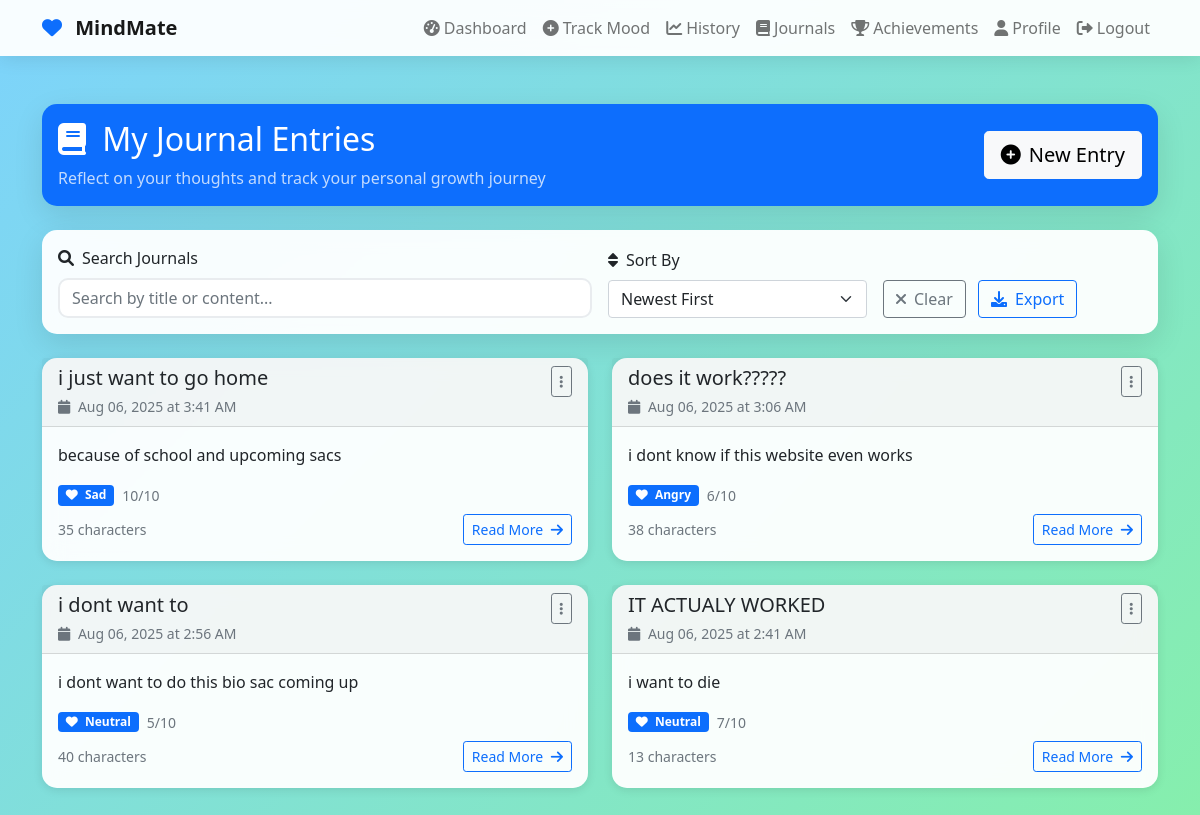
/journals/ (signed in), run on the app's committed database.
### mood_tracker/models.py (models this page shows, shortened)
class Journal(models.Model):
    id = models.UUIDField(primary_key=True, default=uuid.uuid4, editable=False)
    user = models.ForeignKey(User, on_delete=models.CASCADE, related_name='journals')
    mood_entry = models.OneToOneField(MoodEntry, on_delete=models.CASCADE, related_name='journal', null=True, blank=True)
    title = models.CharField(max_length=200, blank=True, null=True)
    content = models.TextField()
    created_at = models.DateTimeField(auto_now_add=True)
    updated_at = models.DateTimeField(auto_now=True)
    class Meta:
        ordering = ['-created_at']

class MoodEntry(models.Model):
    MOOD_CHOICES = [
        ('very_happy', 'Very Happy'),
        ('happy', 'Happy'),
        ('excited', 'Excited'),
        ('calm', 'Calm'),
        ('content', 'Content'),
        ('neutral', 'Neutral'),
        ('tired', 'Tired'),
        ('sad', 'Sad'),
        ('angry', 'Angry'),
        ('anxious', 'Anxious'),
        ('stressed', 'Stressed'),
    ]
    id = models.UUIDField(primary_key=True, default=uuid.uuid4, editable=False)
    user = models.ForeignKey(User, on_delete=models.CASCADE, related_name='mood_entries')
    date = models.DateField(default=timezone.now)
    time = models.TimeField(default=timezone.now)
    mood = models.CharField(max_length=20, choices=MOOD_CHOICES)
    intensity = models.IntegerField(default=5)  # Scale of 1-10
    notes = models.TextField(blank=True, null=True)
    class Meta:
        ordering = ['-date', '-time']
        verbose_name_plural = 'Mood Entries'

### mood_tracker/views.py (the view)
# urls.py: path('journals/', views.journal_list, name='journal_list'),
def journal_list(request):
    if not check_authenticated(request):
        return redirect('login')
    user = get_current_user(request)
    if not user:
        return redirect('logout')
    journals = Journal.objects.filter(user=user).order_by('-created_at')
    return render(request, 'mood_tracker/journal_list.html', {'journals': journals})

### mindmate/context_processors.py (called while the page is built)
def firebase_context(request):
    return {
        'firebase_config': firebase_config
    }

### mood_tracker/views.py (called while the page is built)
def check_authenticated(request):
    print('Debug - Session keys:', request.session.keys())
    return 'user_id' in request.session

def get_current_user(request):
    print('Debug - Checking current user')
    if 'user_id' in request.session:
        user_id = request.session['user_id']
        print('Debug - Found user_id in session:', user_id)
        try:
            user = User.objects.get(uid=user_id)
            print('Debug - Found user in database:', user.username)
            return user
        except User.DoesNotExist:
            print('Debug - User not found in database for uid:', user_id)
            return None
    print('Debug - No user_id in session')
    return None

### mood_tracker/templates/mood_tracker/journal_list.html (shortened to what this page needs)
{% extends 'mood_tracker/base.html' %}
{% block content %}
<div class="row mb-4">
    <div class="col-12">
        <div class="card bg-primary text-white">
            <div class="card-body">
                <div class="row align-items-center">
                    <div class="col-md-8">
                        <h2 class="mb-2">
                            <i class="fas fa-book me-2"></i>
                            My Journal Entries
                        </h2>
                        <p class="mb-0 opacity-75">
                            Reflect on your thoughts and track your personal growth journey
                        </p>
                    </div>
                    <div class="col-md-4 text-md-end">
                        <a href="{% url 'add_journal' %}" class="btn btn-light btn-lg">
                            <i class="fas fa-plus-circle me-2"></i>New Entry
                        </a>
                    </div>
                </div>
            </div>
        </div>
    </div>
</div>
<div class="row mb-4">
    <div class="col-12">
        <div class="card">
            <div class="card-body">
                <div class="row g-3 align-items-end">
                    <div class="col-md-6">
                        <label for="searchInput" class="form-label">
                            <i class="fas fa-search me-2"></i>Search Journals
                        </label>
                        <input type="text" class="form-control" id="searchInput" placeholder="Search by title or content...">
                    </div>
                    <div class="col-md-3">
                        <label for="sortSelect" class="form-label">
                            <i class="fas fa-sort me-2"></i>Sort By
                        </label>
                        <select class="form-select" id="sortSelect">
                            <option value="newest">Newest First</option>
                        </select>
                    </div>
                    <div class="col-md-3">
                        <button type="button" class="btn btn-outline-secondary" onclick="clearSearch()">
                            <i class="fas fa-times me-2"></i>Clear
                        </button>
                        <a href="{% url 'export_data' %}?type=csv&data=journal" class="btn btn-outline-primary ms-2">
                            <i class="fas fa-download me-2"></i>Export
                        </a>
                    </div>
                </div>
            </div>
        </div>
    </div>
</div>
<div class="row" id="journalContainer">
    {% if journals %}
        {% for journal in journals %}
            <div class="col-lg-6 mb-4 journal-entry"
                 data-title="{{ journal.title|lower }}"
                 data-content="{{ journal.content|lower }}"
                 data-date="{{ journal.created_at|date:'Y-m-d' }}">
                <div class="card h-100 journal-card">
                    <div class="card-header d-flex justify-content-between align-items-start">
                        <div class="flex-grow-1">
                            <h5 class="card-title mb-1">
                                {% if journal.title %}
                                    {{ journal.title }}
                                {% else %}
                                    <span class="text-muted">Untitled Entry</span>
                                {% endif %}
                            </h5>
                            <small class="text-muted">
                                <i class="fas fa-calendar me-1"></i>
                                {{ journal.created_at|date:"M d, Y" }} at {{ journal.created_at|time:"g:i A" }}
                            </small>
                        </div>
                        <div class="dropdown">
                            <button class="btn btn-sm btn-outline-secondary" type="button" data-bs-toggle="dropdown">
                                <i class="fas fa-ellipsis-v"></i>
                            </button>
                        </div>
                    </div>
                    <div class="card-body">
                        <p class="card-text">
                            {{ journal.content|truncatewords:30 }}
                        </p>
                        {% if journal.mood_entry %}
                            <div class="d-flex align-items-center mb-2">
                                <span class="badge bg-primary me-2">
                                    <i class="fas fa-heart me-1"></i>
                                    {{ journal.mood_entry.get_mood_display }}
                                </span>
                                <small class="text-muted">{{ journal.mood_entry.intensity }}/10</small>
                            </div>
                        {% endif %}
                        <div class="d-flex justify-content-between align-items-center">
                            <small class="text-muted">
                                {{ journal.content|length }} characters
                            </small>
                            <a href="{% url 'view_journal' journal.id %}" class="btn btn-outline-primary btn-sm">
                                Read More <i class="fas fa-arrow-right ms-1"></i>
                            </a>
                        </div>
                    </div>
                </div>
            </div>
        {% endfor %}
    {% endif %}
</div>
{% endblock %}

### mood_tracker/templates/mood_tracker/base.html (style rules this page uses)
body { background: linear-gradient(135deg, #7dd3fc 0%, #86efac 100%); min-height: 100vh; font-family: 'Segoe UI', Tahoma, Geneva, Verdana, sans-serif; }
.card { border: none; border-radius: 15px; box-shadow: 0 10px 30px rgba(0, 0, 0, 0.1); backdrop-filter: blur(10px); background: rgba(255, 255, 255, 0.95); }
.form-control { border-radius: 10px; border: 2px solid #e9ecef; transition: all 0.3s ease; }

### mood_tracker/templates/mood_tracker/journal_list.html (style rules this page uses)
.journal-card { transition: all 0.3s ease; border: none; box-shadow: 0 2px 10px rgba(0, 0, 0, 0.1); }
.card-text { line-height: 1.6; }

### data on the page
Journal: title "i just want to go home", created_at "Aug 06, 2025", created_at "3:41 AM", content "because of school and upcoming sacs", mood_entry.mood "Sad", mood_entry.intensity "10", content|length "35"
Journal: title "does it work?????", created_at "Aug 06, 2025", created_at "3:06 AM", content "i dont know if this website even works", mood_entry.mood "Angry", mood_entry.intensity "6", content|length "38"
Journal: title "i dont want to", created_at "Aug 06, 2025", created_at "2:56 AM", content "i dont want to do this bio sac coming up", mood_entry.mood "Neutral", mood_entry.intensity "5", content|length "40"
Journal: title "IT ACTUALY WORKED", created_at "Aug 06, 2025", created_at "2:41 AM", content "i want to die", mood_entry.mood "Neutral", mood_entry.intensity "7", content|length "13"
